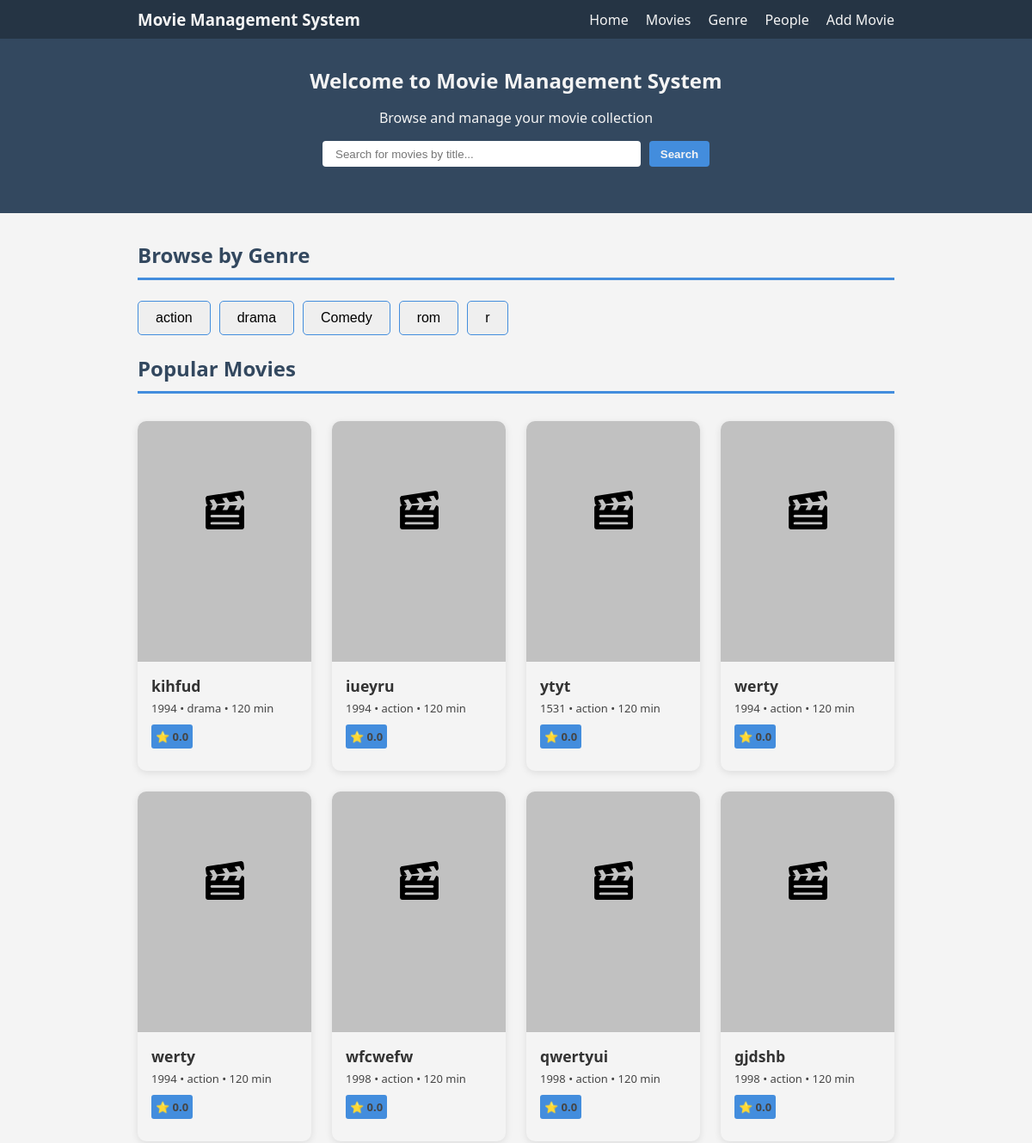
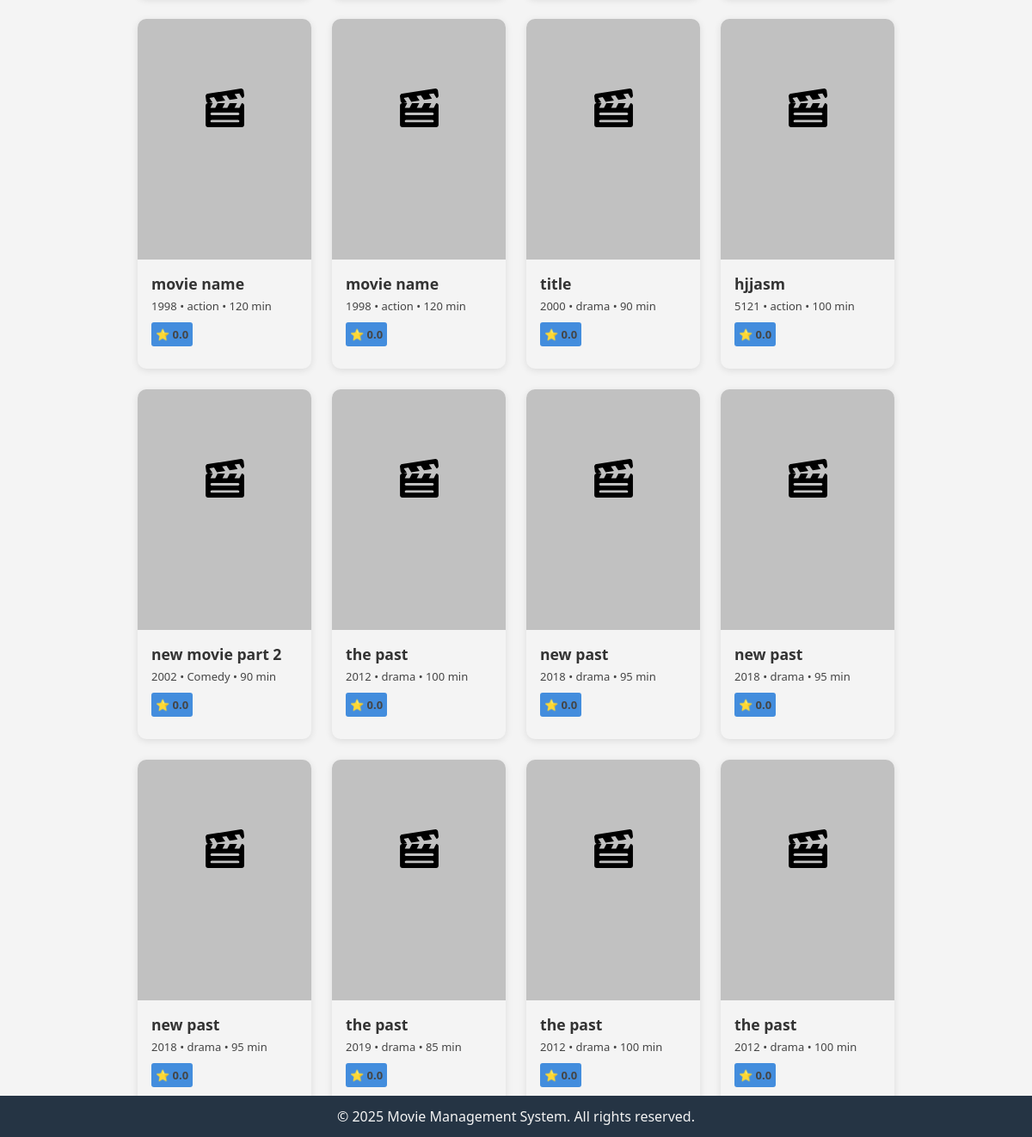
Page /movies/homepage/ on the earlier database version (2 pictures, top to bottom).
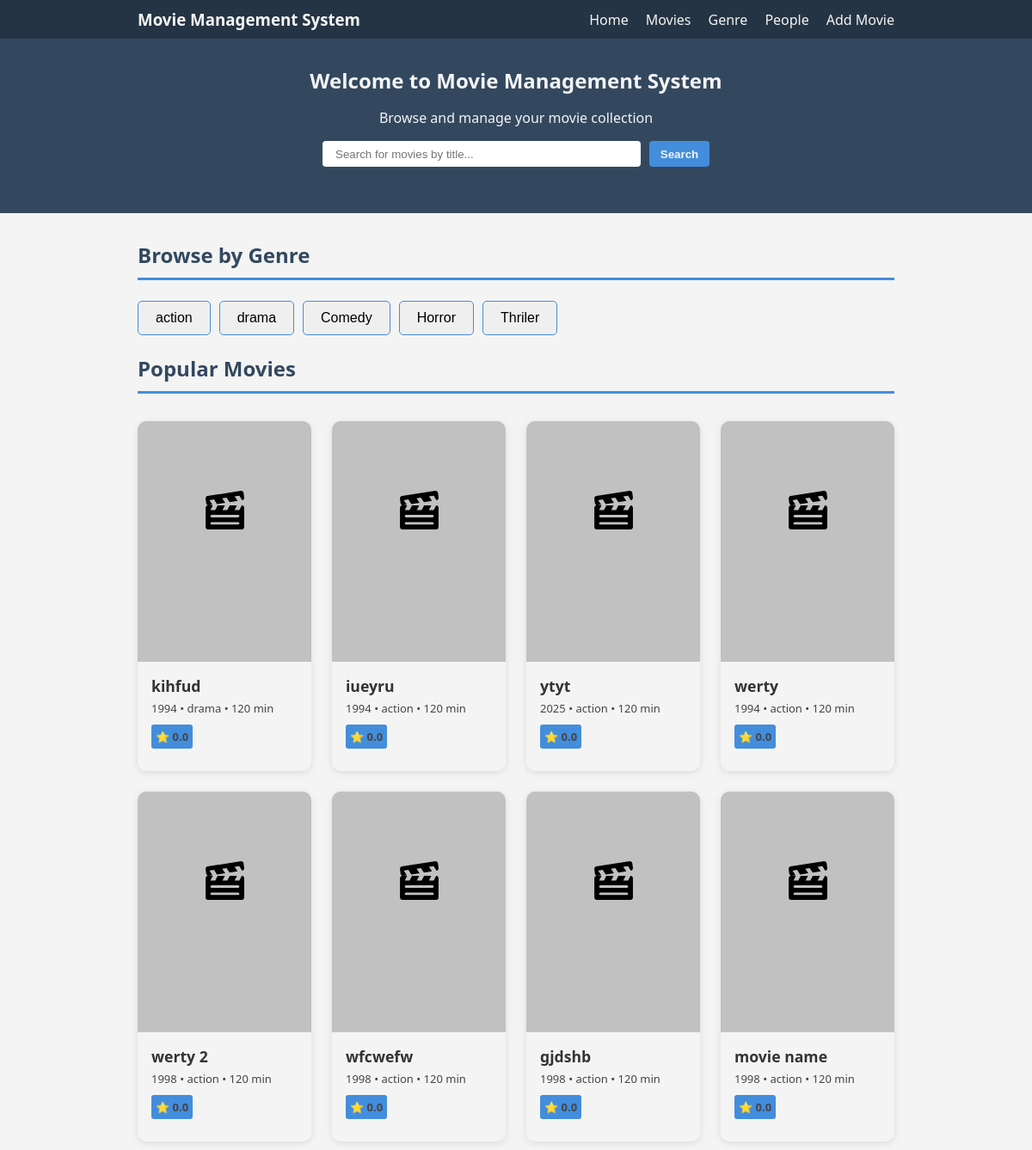
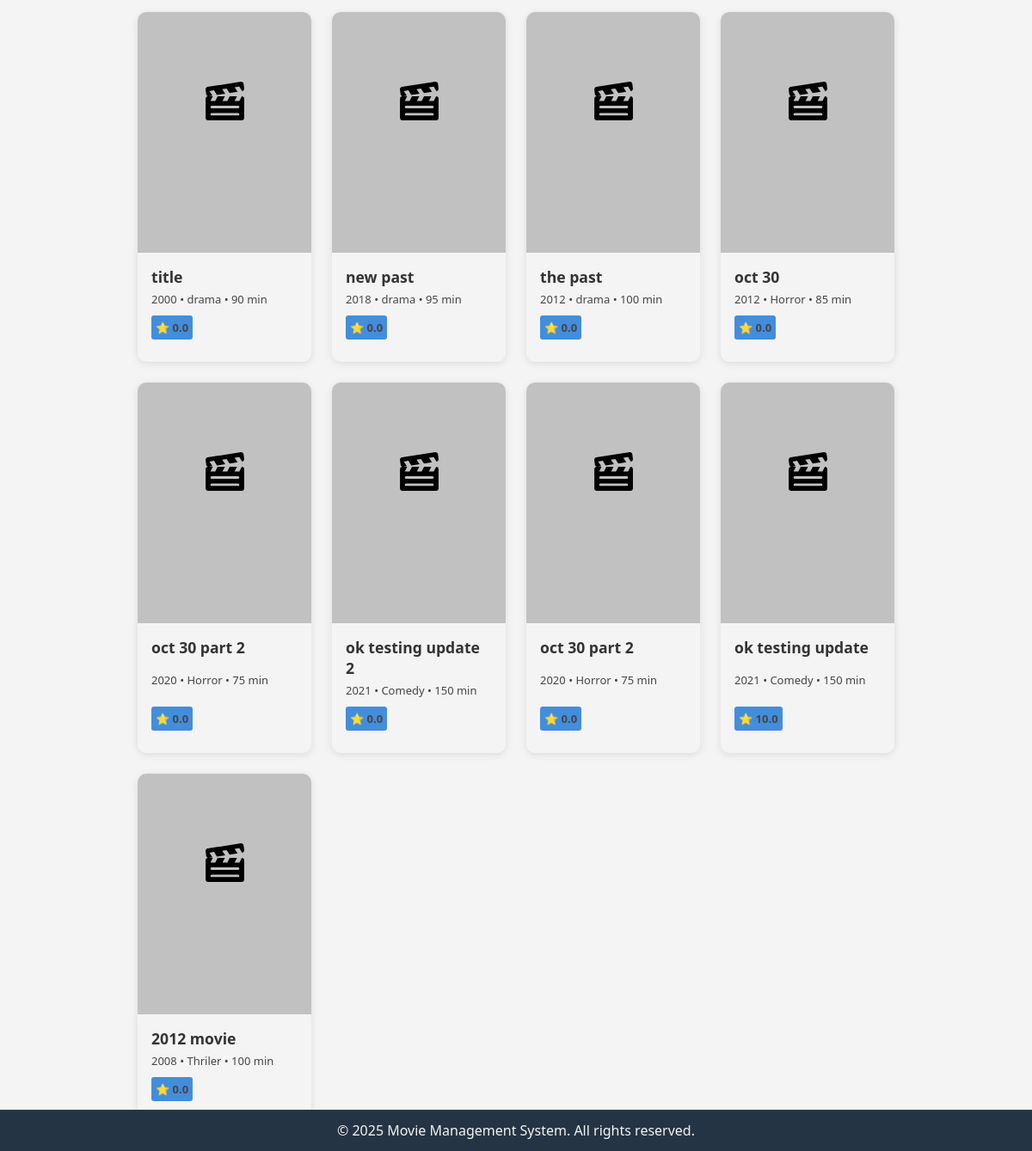
Same page on the later database version (2 pictures, top to bottom).
### movies/models.py (models this page shows, shortened)
class Genre(models.Model):
    genre_name = models.CharField(max_length=50, unique=True)
    def __str__(self):
        return self.genre_name

class Movie(models.Model):
    title = models.CharField(max_length=200)
    description = models.TextField(default=None)
    release_year = models.PositiveIntegerField(null=True)
    duration = models.PositiveIntegerField()
    poster = models.ImageField(upload_to='posters/', null=True, blank=True)
    rating = models.FloatField(default=0.0)
    genre = models.ForeignKey(Genre, on_delete=models.SET_NULL, null=True)
    director = models.ForeignKey(Person, on_delete=models.SET_NULL, null=True, limit_choices_to={'role_type': 'director'}, related_name='directed_movies')
    created_at = models.DateTimeField(auto_now_add=True)
    genre = models.ForeignKey(Genre, on_delete=models.CASCADE, related_name='movies')

### movies/views.py (the view, shortened to what this page needs)
# urls.py: path('homepage/', views.HomePageView.as_view(), name='home'),
class HomePageView(TemplateView):
    model = Movie
    template_name = 'movies/home.html'
    def get_context_data(self, **kwargs):
        context = super().get_context_data(**kwargs)
        context['genres'] = Genre.objects.all()
        selected_genre = self.request.GET.get('genres')
        if selected_genre:
            context['movies'] = Movie.objects.filter(genre__name=selected_genre)
        else:
            context['movies'] = Movie.objects.all()
        return context

### movies/templates/movies/home.html (shortened to what this page needs)
{% extends 'movies/base.html' %}
{% block content %}
<div class="home-container">
    <div class="head-search-container">
        <h2>Welcome to Movie Management System</h2>
        <p>Browse and manage your movie collection</p>
        <form class="search-box" method="get" role="search" action="{% url 'movies:movie' %}">
            <input class="search-input" name="search_movie" type="search" value="{{ request.GET.search_movie }}" placeholder="Search for movies by title..."/ required>
            <button class="btn" type="submit">Search</button>
        </form>
        <br>
    </div>
    <div class="content">
        <h2 class="block-title">Browse by Genre</h2>
        <div class="genre-items">
        {% for genre in genres %}
            <form action="{% url 'movies:movie' %}" method="get">
                <div name='genres'>
                    <button class="genre-btn" type="submit">{{ genre.genre_name }}</button>
                </div>
            </form>
        {% empty %}
        <p>No genre found.</p>
        {% endfor %}
        </div>
        <br>
        <h2 class="block-title">Popular Movies</h2>
        <div class="movie-block">
            {% for movie in movies %}
                <a class="nav-link" href="{% url 'movies:movieDetail' movie.id %}">
                    <div class="movie-card">
                        <div class="movie-poster">
                        </div>
                        <div class="movie-info">
                            <h3>{{ movie.title }}</h3>
                            <p>{{ movie.release_year }} • {{ movie.genre }} • {{ movie.duration }} min</p>
                            <span>
                                <p>⭐ {{ movie.rating }}</p>
                            </span>
                        </div>
                    </div>
                </a>
            {% empty %}
                <p>No movies found.</p>
            {% endfor %}
        </div>
    </div>
</div>
<footer>
    <p>© 2025 Movie Management System. All rights reserved.</p>
</footer>
{% endblock %}

Differences in the rows shown:
removed Genre: genre_name "rom"
removed Genre: genre_name "r"
removed Movie: title "qwertyui", release_year "1998", genre "action", duration "120", rating "0.0"
removed Movie: title "movie name", release_year "1998", genre "action", duration "120", rating "0.0"
removed Movie: title "hjjasm", release_year "5121", genre "action", duration "100", rating "0.0"
removed Movie: title "new movie part 2", release_year "2002", genre "Comedy", duration "90", rating "0.0"
removed Movie: title "the past", release_year "2012", genre "drama", duration "100", rating "0.0"
removed Movie: title "new past", release_year "2018", genre "drama", duration "95", rating "0.0"
removed Movie: title "new past", release_year "2018", genre "drama", duration "95", rating "0.0"
removed Movie: title "the past", release_year "2019", genre "drama", duration "85", rating "0.0"
removed Movie: title "the past", release_year "2012", genre "drama", duration "100", rating "0.0"
added Genre: genre_name "Horror"
added Genre: genre_name "Thriler"
changed Movie "ytyt": release_year "1531" → "2025"
changed Movie: title "werty" → "werty 2"; release_year "1994" → "1998"
added Movie: title "oct 30", release_year "2012", genre "Horror", duration "85", rating "0.0"
added Movie: title "oct 30 part 2", release_year "2020", genre "Horror", duration "75", rating "0.0"
added Movie: title "ok testing update 2", release_year "2021", genre "Comedy", duration "150", rating "0.0"
added Movie: title "oct 30 part 2", release_year "2020", genre "Horror", duration "75", rating "0.0"
added Movie: title "ok testing update", release_year "2021", genre "Comedy", duration "150", rating "10.0"
added Movie: title "2012 movie", release_year "2008", genre "Thriler", duration "100", rating "0.0"
